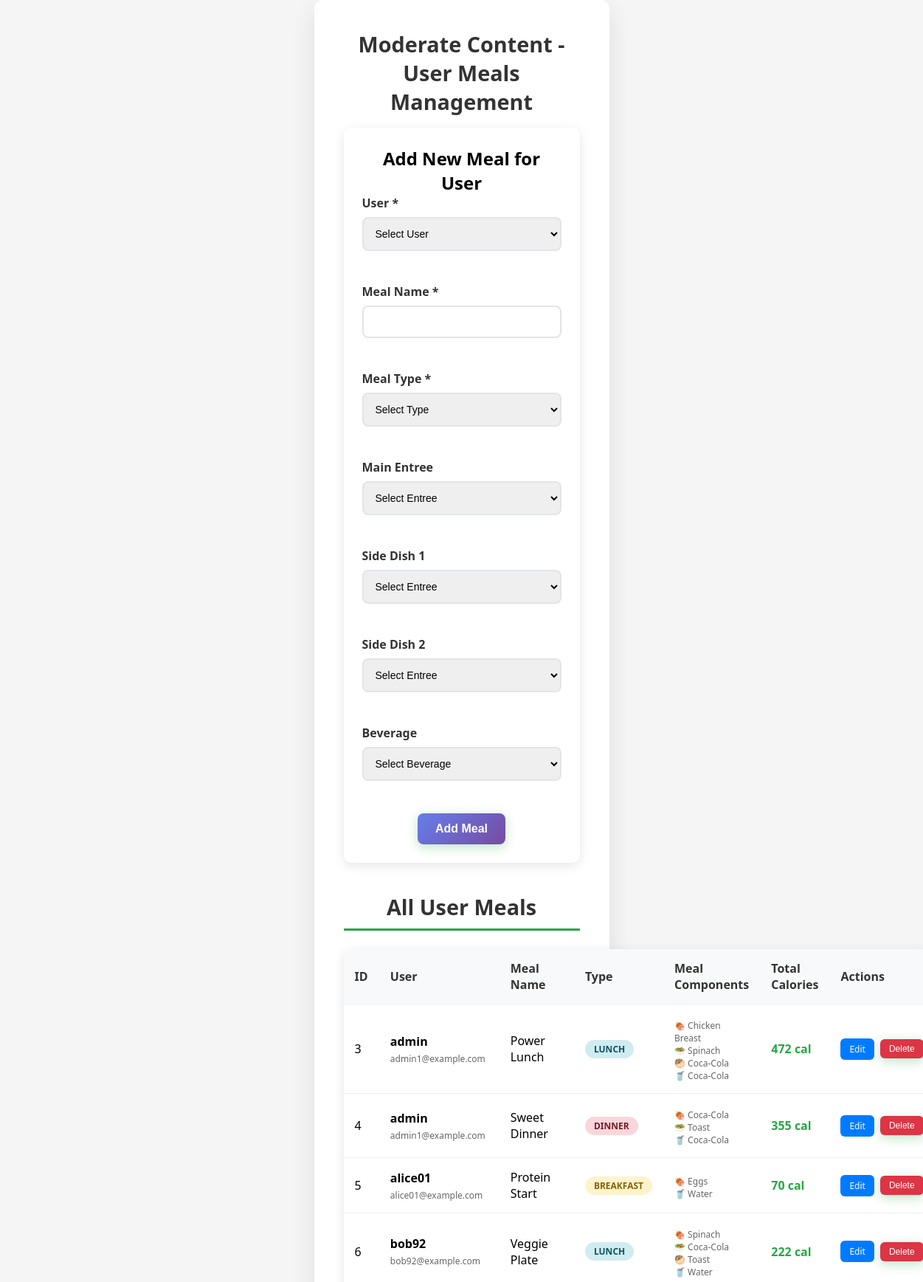
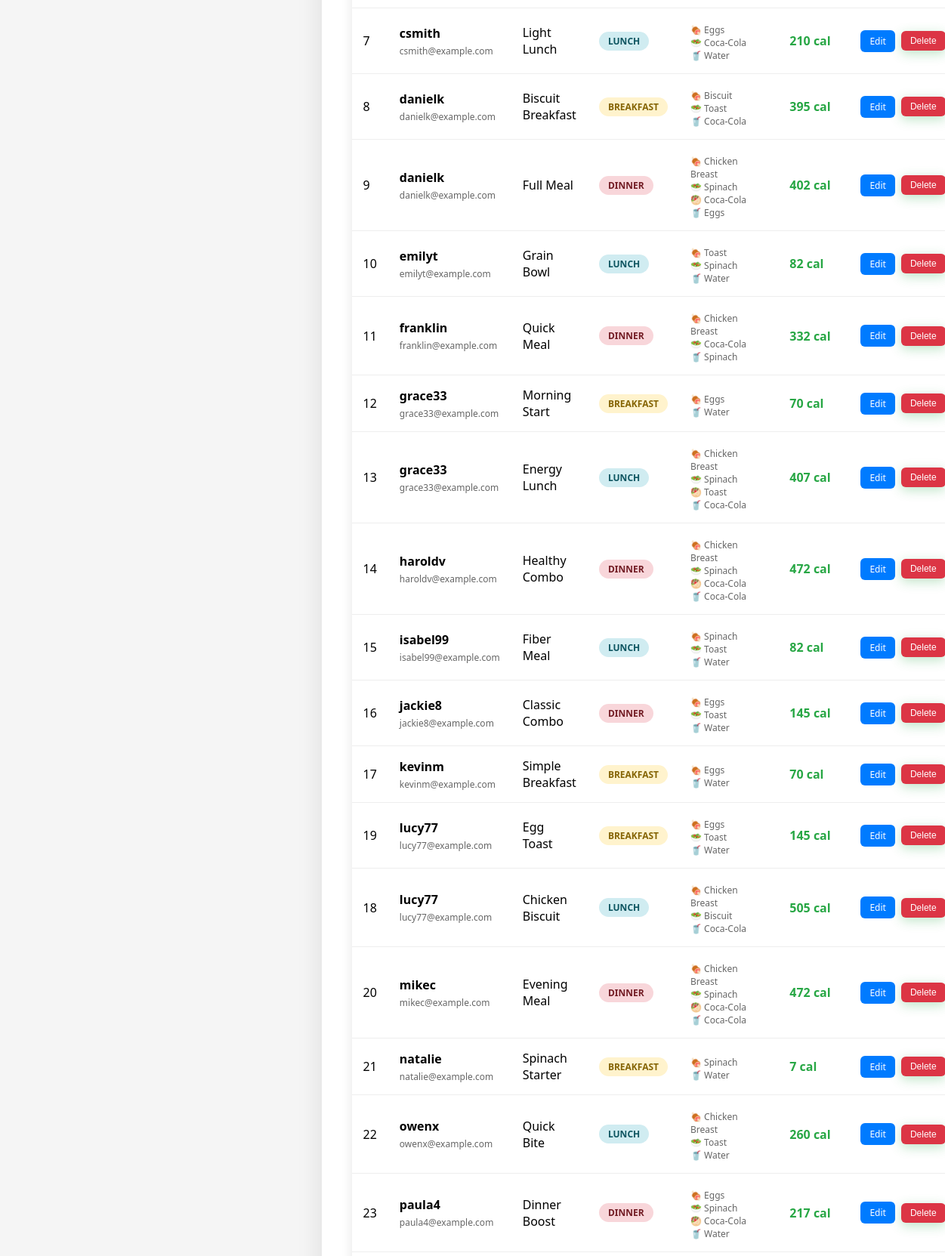
/admin/moderateContent.php (signed in, upper part), run on the app's committed database (2 pictures, top to bottom).
### tables this page shows
CREATE TABLE UserMeals ( 
  id INT PRIMARY KEY AUTO_INCREMENT,  

  userID INT NOT NULL,  
  mealName VARCHAR(50),  
  mealType ENUM('breakfast', 'lunch', 'dinner') NOT NULL,  

  entreeID INT DEFAULT NULL,  
  side1ID INT DEFAULT NULL,  
  side2ID INT DEFAULT NULL,  
  drinkID INT DEFAULT NULL,  

  FOREIGN KEY (userID) REFERENCES Users(userID) ON DELETE CASCADE,  
  FOREIGN KEY (entreeID) REFERENCES Foods(id) ON DELETE SET NULL,  
  FOREIGN KEY (side1ID) REFERENCES Foods(id) ON DELETE SET NULL,  
  FOREIGN KEY (side2ID) REFERENCES Foods(id) ON DELETE SET NULL,  
  FOREIGN KEY (drinkID) REFERENCES Foods(id) ON DELETE SET NULL
);

CREATE TABLE Users 
(
    userID INT AUTO_INCREMENT,
    userName VARCHAR(20) NOT NULL UNIQUE,
    password VARCHAR(255) NOT NULL,
    height DOUBLE,
    weight DOUBLE,
    email VARCHAR(255) UNIQUE,
    role ENUM('user', 'admin') DEFAULT 'user',
    created_at DATETIME DEFAULT CURRENT_TIMESTAMP,
    PRIMARY KEY (userID)
);

### database/db.php (called while the page is built, shortened)
<?php
class db {
    private $pdo = null;
    function __construct() {
    try {
        $this->pdo = new PDO (
            "mysql:host=".DB_HOST.";dbname=".DB_NAME.";charset=".DB_CHARSET,
            DB_USER, DB_PASSWORD, [
                PDO::ATTR_ERRMODE => PDO::ERRMODE_EXCEPTION,
                PDO::ATTR_DEFAULT_FETCH_MODE => PDO::FETCH_ASSOC
            ]
        );
    } catch (PDOException $e) {
        echo "ERROR connecting <br>".$e->getMessage();
        return null;
    }
}
      function select ($sql, $data=null) {
          try{
              $this->stmt = $this->pdo->prepare($sql);
              $this->stmt->execute($data);
              return $this->stmt->fetchAll();
          } catch (PDOException $e) {
               echo $sql . "<br>".$e->getMessage();
               return null;
          }
      }
}
$_db = new db();

### admin/moderateContent.php (the view, shortened to what this page needs)
<?php
require_once __DIR__ . '/../database/db.php';
$userMeals = $_db->select("
    SELECT um.*, u.userName, u.email,
           e.name as entree_name, e.calories_per_serving as entree_calories,
           s1.name as side1_name, s1.calories_per_serving as side1_calories,
           s2.name as side2_name, s2.calories_per_serving as side2_calories,
           d.name as drink_name, d.calories_per_serving as drink_calories
    FROM UserMeals um
    LEFT JOIN Users u ON um.userID = u.userID
    LEFT JOIN Foods e ON um.entreeID = e.id
    LEFT JOIN Foods s1 ON um.side1ID = s1.id
    LEFT JOIN Foods s2 ON um.side2ID = s2.id
    LEFT JOIN Foods d ON um.drinkID = d.id
    ORDER BY u.userName, um.mealType, um.mealName
");
$users = $_db->select("SELECT userID, userName FROM Users ORDER BY userName");
$editMeal = isset($_GET['edit']) ? $_db->selectOne("SELECT * FROM UserMeals WHERE id = ?", [$_GET['edit']]) : null;
function renderFormField($label, $name, $type = 'text', $options = [], $value = '', $required = false)
{
    $req = $required ? 'required' : '';
    echo "<div class='form-group'><label for='$name'>$label" . ($required ? ' *' : '') . "</label>";
    if ($type === 'select')
    {
        echo "<select id='$name' name='$name' $req>";
        foreach ($options as $optValue => $optText)
        {
            $selected = ($value == $optValue) ? 'selected' : '';
            echo "<option value='$optValue' $selected>$optText</option>";
        }
        echo "</select>";
    }
    else
    {
        echo "<input type='$type' id='$name' name='$name' value='" . htmlspecialchars($value) . "' $req>";
    }
    echo "</div>";
}
$userOptions = ['' => 'Select User'];
foreach ($users as $user)
{
    $userOptions[$user['userID']] = $user['userName'];
}
?>
<!DOCTYPE html>
<html lang="en">
<head>
    <link rel="stylesheet" href="../style.css">
</head>
<body>
<div class="container">
    <h1>Moderate Content - User Meals Management</h1>
    <div class="form-container">
        <h2><?php echo $editMeal ? 'Edit User Meal' : 'Add New Meal for User'; ?></h2>
        <form method="POST">
            <div class="form-row">
                <?php renderFormField('User', 'userID', 'select', $userOptions, $editMeal['userID'] ?? '', true); ?>
                <?php renderFormField('Meal Name', 'mealName', 'text', [], $editMeal['mealName'] ?? '', true); ?>
            </div>
            <div class="form-row">
            </div>
            <div class="form-row">
            </div>
            <div class="form-row">
            </div>
            <button type="submit" class="btn-primary"><?php echo $editMeal ? 'Update Meal' : 'Add Meal'; ?></button>
        </form>
    </div>
    <h2 class="section-title">All User Meals</h2>
    <?php if ($userMeals): ?>
        <table class="meals-table">
            <thead>
                <tr>
                    <th>ID</th>
                    <th>User</th>
                    <th>Meal Name</th>
                    <th>Type</th>
                    <th>Meal Components</th>
                    <th>Total Calories</th>
                    <th>Actions</th>
                </tr>
            </thead>
            <tbody>
                <?php foreach ($userMeals as $meal): ?>
                    <?php
                    $totalCalories = 0;
                    $components = [];
                    $items = [
                        ['name' => $meal['entree_name'], 'calories' => $meal['entree_calories'], 'icon' => '🍖'],
                        ['name' => $meal['side1_name'], 'calories' => $meal['side1_calories'], 'icon' => '🥗'],
                        ['name' => $meal['side2_name'], 'calories' => $meal['side2_calories'], 'icon' => '🥙'],
                        ['name' => $meal['drink_name'], 'calories' => $meal['drink_calories'], 'icon' => '🥤']
                    ];
                    foreach ($items as $item) {
                        if ($item['name']) {
                            $components[] = $item['icon'] . ' ' . $item['name'];
                            $totalCalories += $item['calories'] ?? 0;
                        }
                    }
                    ?>
                    <tr>
                        <td><?php echo $meal['id']; ?></td>
                        <td>
                            <strong><?php echo htmlspecialchars($meal['userName']); ?></strong>
                            <div class="user-info"><?php echo htmlspecialchars($meal['email']); ?></div>
                        </td>
                        <td><?php echo htmlspecialchars($meal['mealName']); ?></td>
                        <td>
                            <span class="meal-type-badge <?php echo $meal['mealType']; ?>">
                                <?php echo ucfirst($meal['mealType']); ?>
                            </span>
                        </td>
                        <td>
                            <?php if ($components): ?>
                                <div class="meal-details">
                                    <?php echo implode('<br>', $components); ?>
                                </div>
                            <?php else: ?>
                                <span style="color: #999; font-style: italic;">No components</span>
                            <?php endif; ?>
                        </td>
                        <td>
                            <span class="calories-info"><?php echo $totalCalories; ?> cal</span>
                        </td>
                        <td>
                            <div class="action-buttons">
                                <a href="moderateContent.php?edit=<?php echo $meal['id']; ?>" class="btn-small btn-edit">Edit</a>
                                <form method="POST" style="display: inline;" onsubmit="return confirm('Are you sure you want to delete this meal?');">
                                    <button type="submit" class="btn-small btn-delete">Delete</button>
                                </form>
                            </div>
                        </td>
                    </tr>
                <?php endforeach; ?>
            </tbody>
        </table>
    <?php else: ?>
        <div style="text-align: center; padding: 40px; background: #f8f9fa; border-radius: 10px;">
            <p style="color: #666; font-size: 1.2rem;">No user meals found. Add the first meal above!</p>
        </div>
    <?php endif; ?>
</div>
</body>
</html>

### style.css (style rules this page uses)
* { margin: 0; padding: 0; box-sizing: border-box; }
body { font-family: 'Segoe UI', Tahoma, Geneva, Verdana, sans-serif; background: #f5f5f5; min-height: 100vh; display: flex; align-items: center; justify-content: center; }
.container { background: white; padding: 2.5rem; border-radius: 12px; box-shadow: 0 15px 35px rgba(0, 0, 0, 0.1); text-align: center; max-width: 400px; width: 90%; }
h1 { color: #333; margin-bottom: 1rem; font-size: 1.8rem; font-weight: 600; }
button { background: green; color: white; border: none; padding: 12px 30px; border-radius: 8px; font-size: 1rem; font-weight: 500; cursor: pointer; transition: all 0.3s ease; box-shadow: 0 4px 15px rgba(40, 167, 69, 0.3); }
.form-group { margin-bottom: 1.5rem; text-align: left; }
.form-group label { display: block; margin-bottom: 0.5rem; color: #333; font-weight: 500; }
.form-group input { width: 100%; padding: 12px; border: 2px solid #ddd; border-radius: 8px; font-size: 1rem; transition: border-color 0.3s ease; }

### admin/moderateContent.php (style rules this page uses)
.form-container { background: #fff; padding: 25px; border-radius: 10px; box-shadow: 0 4px 15px rgba(0,0,0,0.1); margin-bottom: 30px; }
.form-row { display: grid; grid-template-columns: repeat(auto-fit, minmax(250px, 1fr)); gap: 20px; margin-bottom: 20px; }
.form-group { display: flex; flex-direction: column; }
.form-group label { margin-bottom: 8px; font-weight: 600; color: #333; }
.form-group input, .form-group select { padding: 12px; border: 2px solid #e1e5e9; border-radius: 8px; font-size: 14px; transition: border-color 0.3s; }
.meals-table { width: 100%; border-collapse: collapse; background: #fff; border-radius: 10px; overflow: hidden; box-shadow: 0 4px 15px rgba(0,0,0,0.1); margin-top: 20px; }
.meals-table th, .meals-table td { padding: 15px; text-align: left; border-bottom: 1px solid #eee; }
.meals-table th { background: #f8f9fa; font-weight: 600; color: #333; }
.meal-type-badge { display: inline-block; padding: 4px 12px; border-radius: 20px; font-size: 12px; font-weight: 600; text-transform: uppercase; }
.meal-type-badge.breakfast { background: rgba(255, 193, 7, 0.2); color: #856404; }
.meal-type-badge.lunch { background: rgba(23, 162, 184, 0.2); color: #0c5460; }
.meal-type-badge.dinner { background: rgba(220, 53, 69, 0.2); color: #721c24; }
.action-buttons { display: flex; gap: 8px; align-items: center; }
.btn-small { padding: 6px 12px; font-size: 12px; border: none; border-radius: 6px; cursor: pointer; text-decoration: none; display: inline-block; transition: all 0.3s; }
.btn-edit { background: #007bff; color: white; }
.btn-delete { background: #dc3545; color: white; }
.btn-primary { background: linear-gradient(135deg, #667eea 0%, #764ba2 100%); color: white; padding: 12px 24px; border: none; border-radius: 8px; font-size: 16px; font-weight: 600; cursor: pointer; transition: all 0.3s; }
.section-title { margin-top: 40px; margin-bottom: 25px; color: #333; border-bottom: 3px solid #28a745; padding-bottom: 10px; font-size: 1.8rem; }
.user-info { font-size: 12px; color: #666; margin-top: 4px; }
.meal-details { font-size: 12px; color: #666; margin-top: 5px; }
.calories-info { font-weight: 600; color: #28a745; }

### data on the page
usermeals: id "3", userID.userName "admin", userID.email "admin1@example.com", mealName "Power Lunch", mealType "LUNCH", components "🍖 Chicken Breast 🥗 Spinach 🥙 Coca-Cola 🥤 Coca-Cola", totalCalories "472"
usermeals: id "4", userID.userName "admin", userID.email "admin1@example.com", mealName "Sweet Dinner", mealType "DINNER", components "🍖 Coca-Cola 🥗 Toast 🥤 Coca-Cola", totalCalories "355"
usermeals: id "5", userID.userName "alice01", userID.email "alice01@example.com", mealName "Protein Start", mealType "BREAKFAST", components "🍖 Eggs 🥤 Water", totalCalories "70"
usermeals: id "6", userID.userName "bob92", userID.email "bob92@example.com", mealName "Veggie Plate", mealType "LUNCH", components "🍖 Spinach 🥗 Coca-Cola 🥙 Toast 🥤 Water", totalCalories "222"
usermeals: id "7", userID.userName "csmith", userID.email "csmith@example.com", mealName "Light Lunch", mealType "LUNCH", components "🍖 Eggs 🥗 Coca-Cola 🥤 Water", totalCalories "210"
usermeals: id "8", userID.userName "danielk", userID.email "danielk@example.com", mealName "Biscuit Breakfast", mealType "BREAKFAST", components "🍖 Biscuit 🥗 Toast 🥤 Coca-Cola", totalCalories "395"
usermeals: id "9", userID.userName "danielk", userID.email "danielk@example.com", mealName "Full Meal", mealType "DINNER", components "🍖 Chicken Breast 🥗 Spinach 🥙 Coca-Cola 🥤 Eggs", totalCalories "402"
usermeals: id "10", userID.userName "emilyt", userID.email "emilyt@example.com", mealName "Grain Bowl", mealType "LUNCH", components "🍖 Toast 🥗 Spinach 🥤 Water", totalCalories "82"
usermeals: id "11", userID.userName "franklin", userID.email "franklin@example.com", mealName "Quick Meal", mealType "DINNER", components "🍖 Chicken Breast 🥗 Coca-Cola 🥤 Spinach", totalCalories "332"
usermeals: id "12", userID.userName "grace33", userID.email "grace33@example.com", mealName "Morning Start", mealType "BREAKFAST", components "🍖 Eggs 🥤 Water", totalCalories "70"
usermeals: id "13", userID.userName "grace33", userID.email "grace33@example.com", mealName "Energy Lunch", mealType "LUNCH", components "🍖 Chicken Breast 🥗 Spinach 🥙 Toast 🥤 Coca-Cola", totalCalories "407"
usermeals: id "14", userID.userName "haroldv", userID.email "haroldv@example.com", mealName "Healthy Combo", mealType "DINNER", components "🍖 Chicken Breast 🥗 Spinach 🥙 Coca-Cola 🥤 Coca-Cola", totalCalories "472"
usermeals: id "15", userID.userName "isabel99", userID.email "isabel99@example.com", mealName "Fiber Meal", mealType "LUNCH", components "🍖 Spinach 🥗 Toast 🥤 Water", totalCalories "82"
usermeals: id "16", userID.userName "jackie8", userID.email "jackie8@example.com", mealName "Classic Combo", mealType "DINNER", components "🍖 Eggs 🥗 Toast 🥤 Water", totalCalories "145"
usermeals: id "17", userID.userName "kevinm", userID.email "kevinm@example.com", mealName "Simple Breakfast", mealType "BREAKFAST", components "🍖 Eggs 🥤 Water", totalCalories "70"
usermeals: id "19", userID.userName "lucy77", userID.email "lucy77@example.com", mealName "Egg Toast", mealType "BREAKFAST", components "🍖 Eggs 🥗 Toast 🥤 Water", totalCalories "145"
usermeals: id "18", userID.userName "lucy77", userID.email "lucy77@example.com", mealName "Chicken Biscuit", mealType "LUNCH", components "🍖 Chicken Breast 🥗 Biscuit 🥤 Coca-Cola", totalCalories "505"
usermeals: id "20", userID.userName "mikec", userID.email "mikec@example.com", mealName "Evening Meal", mealType "DINNER", components "🍖 Chicken Breast 🥗 Spinach 🥙 Coca-Cola 🥤 Coca-Cola", totalCalories "472"
usermeals: id "21", userID.userName "natalie", userID.email "natalie@example.com", mealName "Spinach Starter", mealType "BREAKFAST", components "🍖 Spinach 🥤 Water", totalCalories "7"
usermeals: id "22", userID.userName "owenx", userID.email "owenx@example.com", mealName "Quick Bite", mealType "LUNCH", components "🍖 Chicken Breast 🥗 Toast 🥤 Water", totalCalories "260"
usermeals: id "23", userID.userName "paula4", userID.email "paula4@example.com", mealName "Dinner Boost", mealType "DINNER", components "🍖 Eggs 🥗 Spinach 🥙 Coca-Cola 🥤 Water", totalCalories "217"

### other printed values
$label "User Meal Name Meal Type Main Entree Side Dish 1 Side Dish 2 Beverage"
form field userID "Select User"
form field mealType "Select Type"
form field entreeID "Select Entree"
form field side1ID "Select Entree"
form field side2ID "Select Entree"
form field drinkID "Select Beverage"
